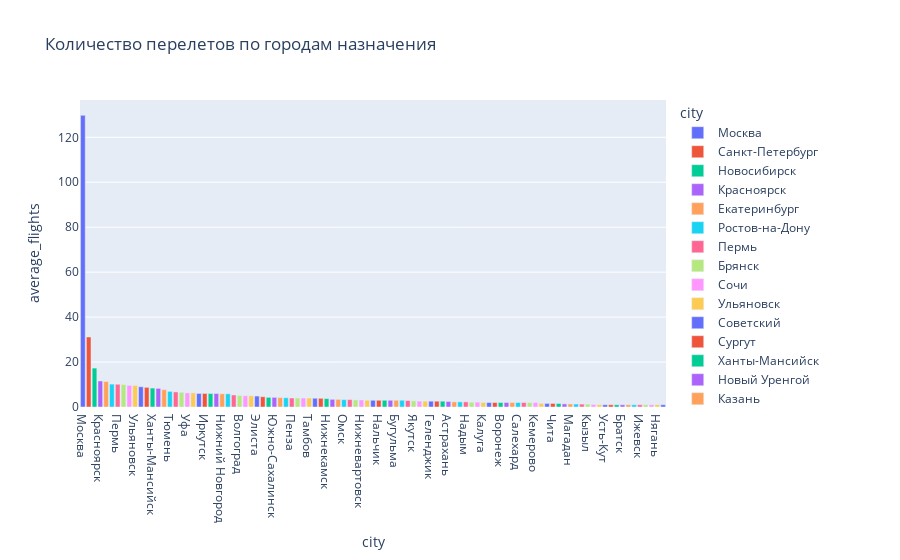

The notebook cell this image was saved under:
### Code cell
display(px.bar(data_cf.sort_values(by='average_flights', ascending=False),
               x = 'city',y = 'average_flights' , color = 'city',
              title = 'Количество перелетов по городам назначения'))
